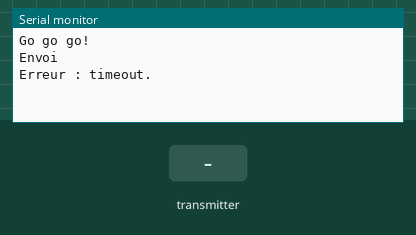
Bench run of a sketch on a simulated Arduino Uno, built with avr-gcc and run on an emulated ATmega328P. Parts: the last lines printed to the serial monitor. Inputs (shaded band) come from the test bench. No radio packets arrive unless stated.

Above: at 1.2 s.
1.3 s: the transmitter starts sending reception = 0
At 2.2 s:
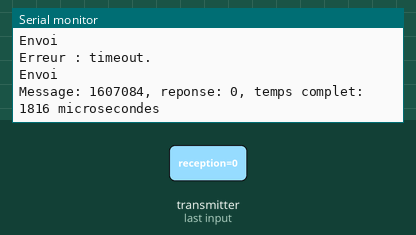
4.1 s: the transmitter starts sending reception = 256
At 5.4 s:
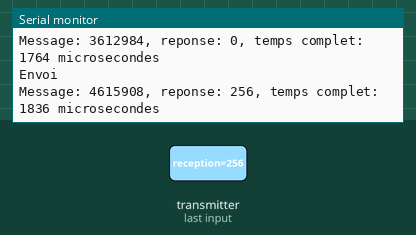
Timing chart, 0 to 7.1 s (numbered marks = the images above; inputs shaded):
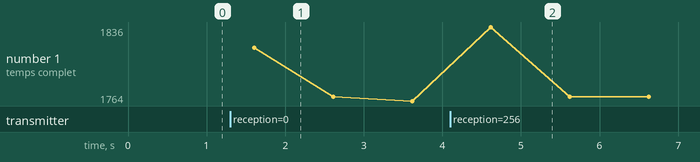

Measured:
- after the input at 1.3 s, the serial monitor: prints a new line after 0.31 s (image 1)
- after the input at 4.1 s, the serial monitor: prints a new line after 0.52 s (image 2)

The sketch:

rfsend.ino
```cpp
#include <SPI.h>
#include <RF24.h>

#define PIN_CS  10
#define PIN_CE  9

RF24 radio(PIN_CE,PIN_CS);

const uint64_t pipeA = 0xF0F0F0F0E1LL;
const uint64_t pipeB = 0xF0F0F0F0D2LL;

void setup() {
  Serial.begin(115200);
  Serial.println(F("Go go go!"));

  radio.begin();

  // Activer l'accusé réception
  radio.enableAckPayload();
  // L'accusé réception est dynamique
  radio.enableDynamicPayloads();

  // réglage de l'amplificateur
  radio.setPALevel(RF24_PA_LOW);
  //radio.setPALevel(RF24_PA_HIGH);

  // réglage des canaux (pipe)
  radio.openWritingPipe(pipeB);
  radio.openReadingPipe(1,pipeA);

  // En écoute
  radio.startListening();
}

void loop() {
  // Arrêt écoute
  radio.stopListening();
  Serial.println(F("Envoi"));

  // Utilisation de micro comme messahe
  unsigned long message = micros();
  // envoi
  if (!radio.write(&message, sizeof(unsigned long) )){
    Serial.println(F("erreur"));
  }

  // Mise en écoute
  radio.startListening();

  // Enregistrement du début du délai
  unsigned long debut = micros();
  boolean timeout = false;

  // Tant que rien à lire
  while (!radio.available()){
    // 600ms de passé, on abandonne
    if (micros()-debut > 600000 ){
      timeout = true;
      break;
    }
  }

  // abandons pour cause de délai écoulé ?
  if(timeout){
    Serial.println(F("Erreur : timeout."));
  } else {
    // variable pour le message reçu
    unsigned long reception;
    // lecture des données reçues
    radio.read(&reception, sizeof(unsigned long));
    // enregistrement du moment de la réception
    unsigned long fin = micros();

    // Affichage
    Serial.print(F("Message: "));
    Serial.print(message);
    Serial.print(F(", reponse: "));
    Serial.print(reception);
    Serial.print(F(", temps complet: "));
    Serial.print(fin-message);
    Serial.println(F(" microsecondes"));
  }

  delay(1000);

}
```
